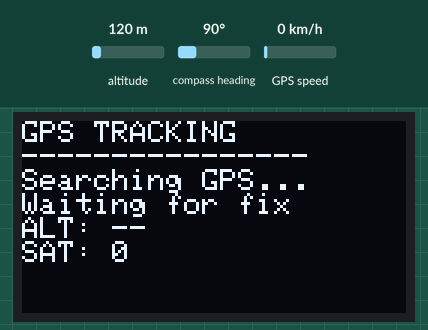
Bench run of a sketch on a simulated ESP32. Shown: 128×64 one-colour display. Inputs (shaded band) come from the test bench; at power-on: altitude 120 m, compass heading 90°, GPS speed 0 km/h. The GPS gets a fix after 3 s at 37.7749, -122.4194 with 8 satellites; what the sketch prints to the serial monitor is not drawn.

Above: at 1.6 s.
1.7 s: altitude set to 20 m
At 4.8 s:
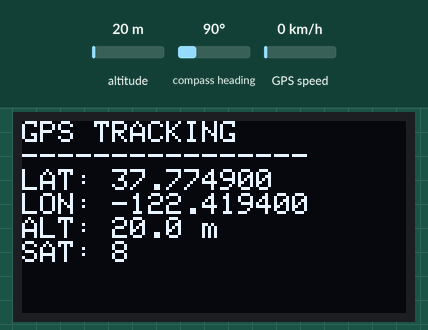
5.5 s: altitude set to 250 m
At 8.2 s:
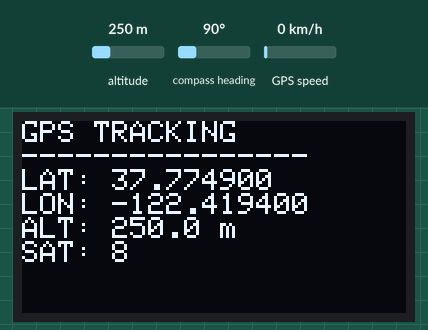
8.5 s: altitude set to 500 m
At 10.5 s:
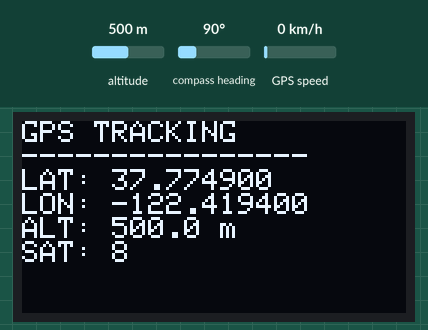
Timing chart, 0 to 12.0 s (numbered marks = the images above; inputs shaded):
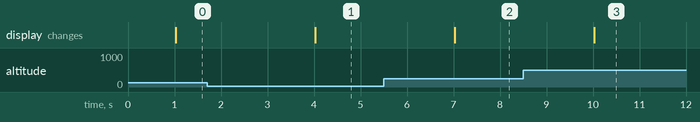

The sketch:

gps_tracking.ino
```cpp
#include "config.h"
#include "gps_module.h"
#include "display.h"

GPSData gpsData = {};

unsigned long previousDisplayUpdate = 0;

void setup() {

    Serial.begin(SERIAL_BAUD_RATE);

    Serial.println();
    Serial.println("GPS TRACKING SYSTEM");
    Serial.println("-------------------");

    initDisplay();
    initGPS();

    Serial.println("System ready");
}

void loop() {

    updateGPS(gpsData);

    if (millis() - previousDisplayUpdate >= DISPLAY_UPDATE_INTERVAL) {

        previousDisplayUpdate = millis();

        updateDisplay(gpsData);

        if (gpsData.locationValid) {

            Serial.print("Latitude: ");
            Serial.println(gpsData.latitude, 6);

            Serial.print("Longitude: ");
            Serial.println(gpsData.longitude, 6);

            if (gpsData.altitudeValid) {
                Serial.print("Altitude: ");
                Serial.print(gpsData.altitude);
                Serial.println(" m");
            }

            if (gpsData.satellitesValid) {
                Serial.print("Satellites: ");
                Serial.println(gpsData.satellites);
            }

            Serial.println("-------------------");
        } else {
            Serial.println("Waiting for GPS signal...");
        }
    }
}
```

display.cpp
```cpp
#include "display.h"
#include "config.h"

#include <Wire.h>
#include <Adafruit_GFX.h>
#include <Adafruit_SSD1306.h>

Adafruit_SSD1306 oled(
    OLED_WIDTH,
    OLED_HEIGHT,
    &Wire,
    -1
);

void initDisplay() {

    Wire.begin(OLED_SDA_PIN, OLED_SCL_PIN);

    if (!oled.begin(SSD1306_SWITCHCAPVCC, OLED_ADDRESS)) {
        Serial.println("OLED initialization failed");
        return;
    }

    oled.clearDisplay();
    oled.setTextColor(SSD1306_WHITE);
    oled.setTextSize(1);
    oled.setCursor(0, 0);

    oled.println("GPS TRACKING");
    oled.println("----------------");
    oled.println("Initializing...");
    oled.display();

    Serial.println("OLED initialized");
}

void updateDisplay(const GPSData &data) {

    oled.clearDisplay();
    oled.setTextSize(1);
    oled.setTextColor(SSD1306_WHITE);
    oled.setCursor(0, 0);

    oled.println("GPS TRACKING");
    oled.println("----------------");

    if (data.locationValid) {

        oled.print("LAT: ");
        oled.println(data.latitude, 6);

        oled.print("LON: ");
        oled.println(data.longitude, 6);

    } else {

        oled.println("Searching GPS...");
        oled.println("Waiting for fix");
    }

    if (data.altitudeValid) {
        oled.print("ALT: ");
        oled.print(data.altitude, 1);
        oled.println(" m");
    } else {
        oled.println("ALT: --");
    }

    if (data.satellitesValid) {
        oled.print("SAT: ");
        oled.println(data.satellites);
    } else {
        oled.println("SAT: --");
    }

    oled.display();
}
```

display.h
```cpp
#ifndef DISPLAY_H
#define DISPLAY_H

#include "gps_module.h"

void initDisplay();
void updateDisplay(const GPSData &data);

#endif
```

gps_module.cpp
```cpp
#include "gps_module.h"
#include "config.h"
#include <TinyGPSPlus.h>

TinyGPSPlus gps;
HardwareSerial gpsSerial(2);

void initGPS() {
    gpsSerial.begin(
        GPS_BAUD_RATE,
        SERIAL_8N1,
        GPS_RX_PIN,
        GPS_TX_PIN
    );

    Serial.println("GPS module initialized");
}

void updateGPS(GPSData &data) {

    while (gpsSerial.available()) {
        gps.encode(gpsSerial.read());
    }

    data.locationValid =
        gps.location.isValid() &&
        gps.location.age() < 3000;

    data.altitudeValid =
        gps.altitude.isValid() &&
        gps.altitude.age() < 3000;

    data.satellitesValid =
        gps.satellites.isValid() &&
        gps.satellites.age() < 3000;

    if (data.locationValid) {
        data.latitude = gps.location.lat();
        data.longitude = gps.location.lng();
    }

    if (data.altitudeValid) {
        data.altitude = gps.altitude.meters();
    }

    if (data.satellitesValid) {
        data.satellites = gps.satellites.value();
    }
}
```

gps_module.h
```cpp
#ifndef GPS_MODULE_H
#define GPS_MODULE_H

#include <Arduino.h>

struct GPSData {
    double latitude;
    double longitude;
    float altitude;
    uint32_t satellites;

    bool locationValid;
    bool altitudeValid;
    bool satellitesValid;
};

void initGPS();
void updateGPS(GPSData &data);

#endif
```

config.h
```cpp
#ifndef CONFIG_H
#define CONFIG_H

#include <Arduino.h>

// GPS NEO-6M connections
#define GPS_RX_PIN 16
#define GPS_TX_PIN 17
#define GPS_BAUD_RATE 9600

// OLED SSD1306 I2C connections
#define OLED_SDA_PIN 21
#define OLED_SCL_PIN 22
#define OLED_ADDRESS 0x3C

// OLED dimensions
#define OLED_WIDTH 128
#define OLED_HEIGHT 64

// Serial Monitor
#define SERIAL_BAUD_RATE 115200

// Display refresh interval
#define DISPLAY_UPDATE_INTERVAL 1000

#endif
```

Measured:
- after the input at 1.7 s, the display: changes after 2.3 s (image 1)
- after the input at 5.5 s, the display: changes after 1.5 s (image 2)
- after the input at 8.5 s, the display: changes after 1.5 s (image 3)
